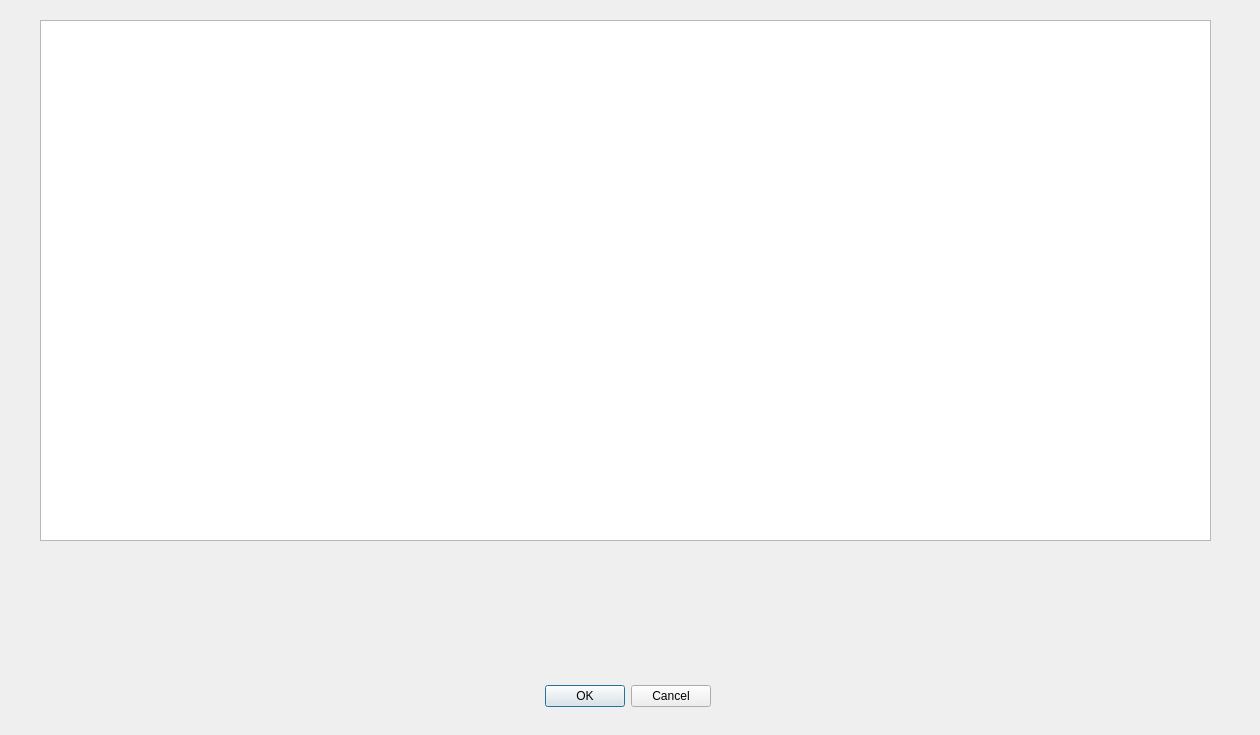
<?xml version="1.0" encoding="UTF-8"?>
<ui version="4.0">
 <class>Dialog</class>
 <widget class="QDialog" name="Dialog">
  <property name="geometry">
   <rect>
    <x>0</x>
    <y>0</y>
    <width>1260</width>
    <height>735</height>
   </rect>
  </property>
  <property name="windowTitle">
   <string>Dialog</string>
  </property>
  <widget class="QDialogButtonBox" name="buttonBox">
   <property name="geometry">
    <rect>
     <x>530</x>
     <y>680</y>
     <width>181</width>
     <height>32</height>
    </rect>
   </property>
   <property name="orientation">
    <enum>Qt::Horizontal</enum>
   </property>
   <property name="standardButtons">
    <set>QDialogButtonBox::Cancel|QDialogButtonBox::Ok</set>
   </property>
  </widget>
  <widget class="QGraphicsView" name="graphicsView">
   <property name="geometry">
    <rect>
     <x>40</x>
     <y>20</y>
     <width>1171</width>
     <height>521</height>
    </rect>
   </property>
  </widget>
 </widget>
 <resources/>
 <connections>
  <connection>
   <sender>buttonBox</sender>
   <signal>accepted()</signal>
   <receiver>Dialog</receiver>
   <slot>accept()</slot>
   <hints>
    <hint type="sourcelabel">
     <x>248</x>
     <y>254</y>
    </hint>
    <hint type="destinationlabel">
     <x>157</x>
     <y>274</y>
    </hint>
   </hints>
  </connection>
  <connection>
   <sender>buttonBox</sender>
   <signal>rejected()</signal>
   <receiver>Dialog</receiver>
   <slot>reject()</slot>
   <hints>
    <hint type="sourcelabel">
     <x>316</x>
     <y>260</y>
    </hint>
    <hint type="destinationlabel">
     <x>286</x>
     <y>274</y>
    </hint>
   </hints>
  </connection>
 </connections>
</ui>
